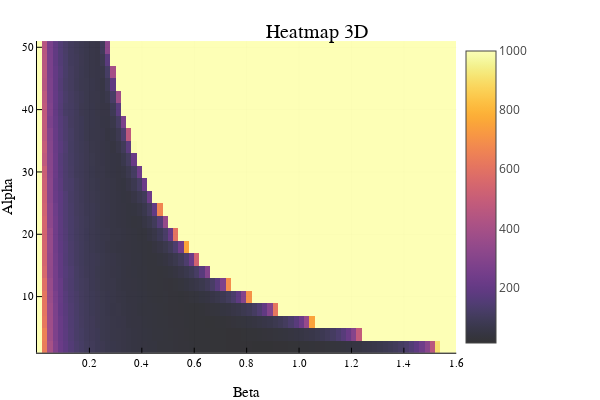

The cell this chart's notebook holds for it:
### Code cell
heatmap_plot=heatmap(beta_values, alpha_values , iterations, opacity=0.8, xlabel="Beta", ylabel="Alpha", zlabel="Iterations", title="Heatmap 3D")

### Figure 1 — Plotly figure (JSON) as saved in the notebook; plotly's stock layout.template omitted (floating-point values rounded to 4 significant figures; data arrays with more than 128 entries replaced by an {"elided": "..."} marker saying what was removed)
{"data": [{"colorbar": {"len": 0.8657, "title": {"text": ""}, "x": 0.7605, "y": 0.5087}, "colorscale": {"elided": "256x2 mixed values"}, "name": "y1", "showlegend": false, "showscale": true, "type": "heatmap", "x": [1.735e-18, 0.02, 0.04, 0.06, 0.08, 0.1, 0.12, 0.14, 0.16, 0.18, 0.2, 0.22, 0.24, 0.26, 0.28, 0.3, 0.32, 0.34, 0.36, 0.38, 0.4, 0.42, 0.44, 0.46, 0.48, 0.5, 0.52, 0.54, 0.56, 0.58, 0.6, 0.62, 0.64, 0.66, 0.68, 0.7, 0.72, 0.74, 0.76, 0.78, 0.8, 0.82, 0.84, 0.86, 0.88, 0.9, 0.92, 0.94, 0.96, 0.98, 1, 1.02, 1.04, 1.06, 1.08, 1.1, 1.12, 1.14, 1.16, 1.18, 1.2, 1.22, 1.24, 1.26, 1.28, 1.3, 1.32, 1.34, 1.36, 1.38, 1.4, 1.42, 1.44, 1.46, 1.48, 1.5, 1.52, 1.54, 1.56, 1.58, 1.6], "xaxis": "x", "y": [1, 3, 5, 7, 9, 11, 13, 15, 17, 19, 21, 23, 25, 27, 29, 31, 33, 35, 37, 39, 41, 43, 45, 47, 49, 51], "yaxis": "y", "z": {"elided": "25x80 int values"}, "zmax": 1000, "zmin": 13}], "layout": {"annotations": [{"font": {"color": "rgba(0, 0, 0, 1)", "family": "sans-serif", "size": 20}, "rotation": 0, "showarrow": false, "text": "Heatmap 3D", "x": 0.5275, "xanchor": "center", "xref": "paper", "y": 1, "yanchor": "top", "yref": "paper"}], "height": 400, "legend": {"bgcolor": "rgba(255, 255, 255, 1.000)", "bordercolor": "rgba(0, 0, 0, 1)", "borderwidth": 1, "font": {"color": "rgba(0, 0, 0, 1)", "family": "sans-serif", "size": 11}, "title": {"font": {"color": "rgba(0, 0, 0, 1)", "family": "sans-serif", "size": 15}, "text": ""}, "tracegroupgap": 0, "traceorder": "normal", "x": 1, "xanchor": "auto", "y": 1, "yanchor": "auto"}, "margin": {"b": 20, "l": 0, "r": 0, "t": 20}, "paper_bgcolor": "rgba(255, 255, 255, 1.000)", "plot_bgcolor": "rgba(255, 255, 255, 1.000)", "showlegend": true, "width": 600, "xaxis": {"anchor": "y", "domain": [0.06165, 0.7605], "gridcolor": "rgba(0, 0, 0, 0.1)", "gridwidth": 0.5, "linecolor": "rgba(0, 0, 0, 1)", "mirror": false, "range": [1.735e-18, 1.6], "showgrid": true, "showline": true, "showticklabels": true, "tickangle": 0, "tickcolor": "rgb(0, 0, 0)", "tickfont": {"color": "rgba(0, 0, 0, 1)", "family": "sans-serif", "size": 11}, "tickmode": "array", "ticks": "inside", "ticktext": ["0.2", "0.4", "0.6", "0.8", "1.0", "1.2", "1.4", "1.6"], "tickvals": [0.2, 0.4, 0.6, 0.8, 1, 1.2, 1.4, 1.6], "title": {"font": {"color": "rgba(0, 0, 0, 1)", "family": "sans-serif", "size": 15}, "text": "Beta"}, "type": "linear", "visible": true, "zeroline": false, "zerolinecolor": "rgba(0, 0, 0, 1)"}, "yaxis": {"anchor": "x", "domain": [0.07581, 0.9415], "gridcolor": "rgba(0, 0, 0, 0.1)", "gridwidth": 0.5, "linecolor": "rgba(0, 0, 0, 1)", "mirror": false, "range": [1, 51], "showgrid": true, "showline": true, "showticklabels": true, "tickangle": 0, "tickcolor": "rgb(0, 0, 0)", "tickfont": {"color": "rgba(0, 0, 0, 1)", "family": "sans-serif", "size": 11}, "tickmode": "array", "ticks": "inside", "ticktext": ["10", "20", "30", "40", "50"], "tickvals": [10, 20, 30, 40, 50], "title": {"font": {"color": "rgba(0, 0, 0, 1)", "family": "sans-serif", "size": 15}, "text": "Alpha"}, "type": "linear", "visible": true, "zeroline": false, "zerolinecolor": "rgba(0, 0, 0, 1)"}}}
